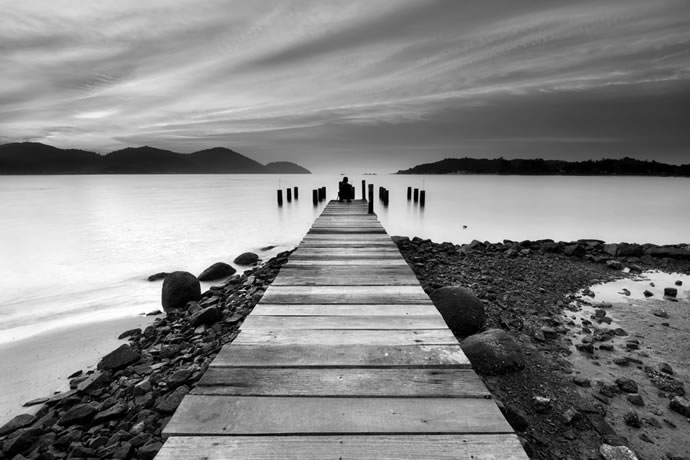
#> input picture data/deckPB.jpg, 690 x 460 px, found by its file name
$ python exercicio2.py
#> lines starting #> are read from the running program, lines starting #| are printed output that depends on the picture
import cv2
import numpy as np
import matplotlib.pyplot as plt

# Carregando as imagens em tons de cinza
imageUniforme = cv2.imread("data/deckPB.jpg", cv2.IMREAD_GRAYSCALE)
#> imageUniforme is the input picture: shape (460, 690); min 0, max 255, mean 132.7
imageBaixoContraste = cv2.imread("data/paisagemPinguins.jpg", cv2.IMREAD_GRAYSCALE)
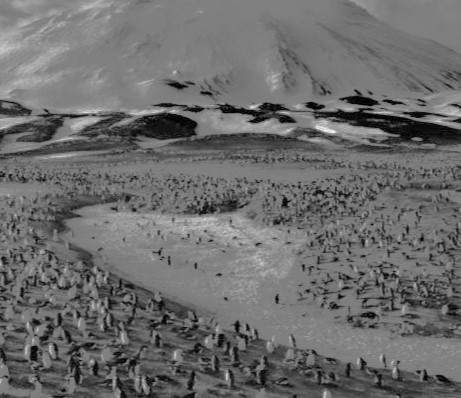
#> input picture data/paisagemPinguins.jpg, 461 x 398 px, found by its file name
#> imageBaixoContraste is the input picture: shape (398, 461); min 0, max 249, mean 108.2

# Equalização do histograma
eqImageUniforme = cv2.equalizeHist(imageUniforme)
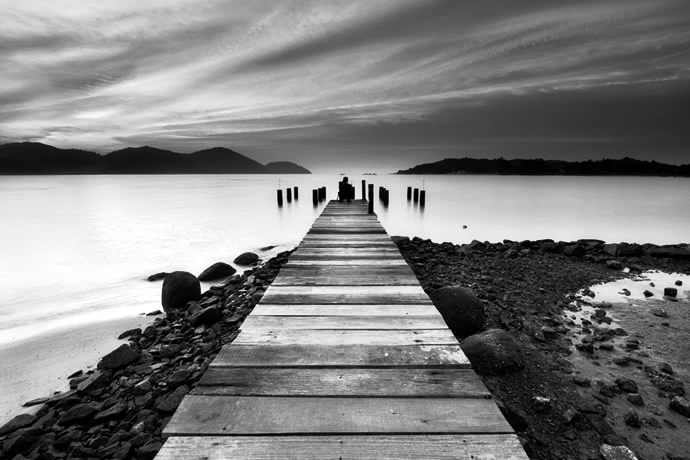
#> eqImageUniforme: shape (460, 690); min 0, max 255, mean 127.3
eqImageBaixoContraste = cv2.equalizeHist(imageBaixoContraste)
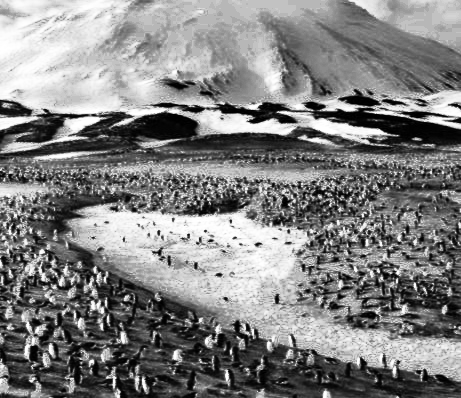
#> eqImageBaixoContraste: shape (398, 461); min 0, max 255, mean 129.3

# Cálculo dos histogramas
histUniforme = cv2.calcHist([imageUniforme], [0], None, [256], [0, 256])
#> histUniforme = 256 values, max 2354 at index 183, min 73 at index 255, mean 1239.8
histBaixoContraste = cv2.calcHist([imageBaixoContraste], [0], None, [256], [0, 256])
#> histBaixoContraste = 256 values, max 9415 at index 127, min 0 at index 207, mean 716.7
histUniformeEq = cv2.calcHist([eqImageUniforme], [0], None, [256], [0, 256])
#> histUniformeEq = 256 values, max 2354 at index 191, min 0 at index 86, mean 1239.8
histBaixoContrasteEq = cv2.calcHist([eqImageBaixoContraste], [0], None, [256], [0, 256])
#> histBaixoContrasteEq = 256 values, max 9415 at index 183, min 0 at index 35, mean 716.7

# Função para mostrar imagens lado a lado
def mostrar_imagens(titulo, original, equalizada):
#> called with titulo = 'Imagem de Baixo Contraste'
    plt.figure(figsize=(10, 4))
    plt.subplot(1, 2, 1)
    plt.title(f'{titulo} - Original')
    plt.imshow(original, cmap='gray')
    plt.axis('off')

    plt.subplot(1, 2, 2)
    plt.title(f'{titulo} - Equalizada')
    plt.imshow(equalizada, cmap='gray')
    plt.axis('off')

    plt.tight_layout()
    plt.show()
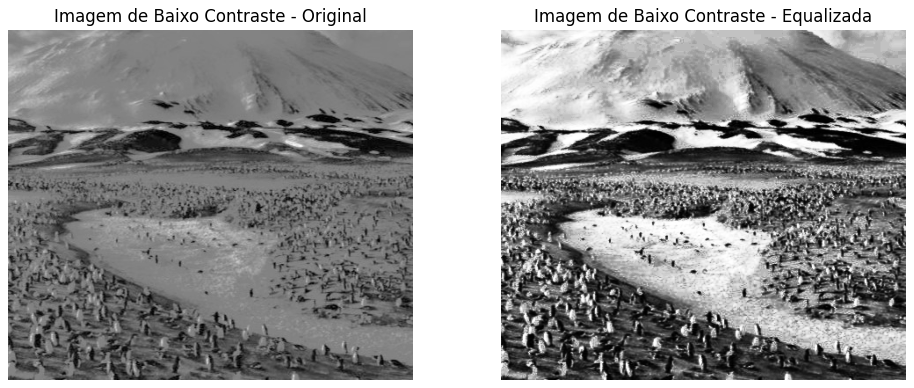
#> figure drawn by matplotlib, 2 panels

# Função para mostrar histograma
def mostrar_histograma(titulo, hist_original, hist_eq):
#> called with titulo = 'Imagem de Baixo Contraste', hist_original = array of shape (256, 1), hist_eq = array of shape (256, 1)
    plt.figure(figsize=(12, 4))
    plt.subplot(1, 2, 1)
    plt.title(f'{titulo} - Histograma Original')
    plt.plot(hist_original, color='black')
    plt.xlim([0, 256])

    plt.subplot(1, 2, 2)
    plt.title(f'{titulo} - Histograma Equalizado')
    plt.plot(hist_eq, color='black')
    plt.xlim([0, 256])

    plt.tight_layout()
    plt.show()
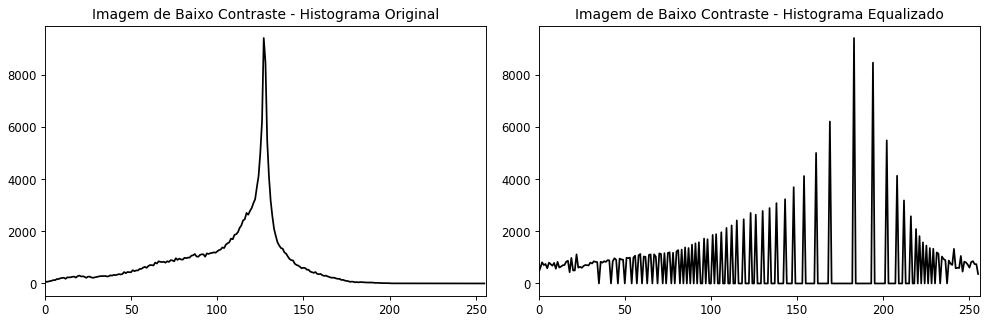
#> figure drawn by matplotlib, 2 panels; panel 1: curve peaks at x = 127, y = 9415; panel 2: curve peaks at x = 183, y = 9415

# Mostrar resultados
mostrar_imagens("Imagem de Baixo Contraste", imageBaixoContraste, eqImageBaixoContraste)
mostrar_histograma("Imagem de Baixo Contraste", histBaixoContraste, histBaixoContrasteEq)

mostrar_imagens("Imagem com Iluminação Não Uniforme", imageUniforme, eqImageUniforme)
mostrar_histograma("Imagem com Iluminação Não Uniforme", histUniforme, histUniformeEq)
#> call 2 of mostrar_histograma, with titulo = 'Imagem com Iluminação Não Uniforme', hist_original = array of shape (256, 1), hist_eq = array of shape (256, 1)
#> in mostrar_histograma (call 2), `plt.show()`:
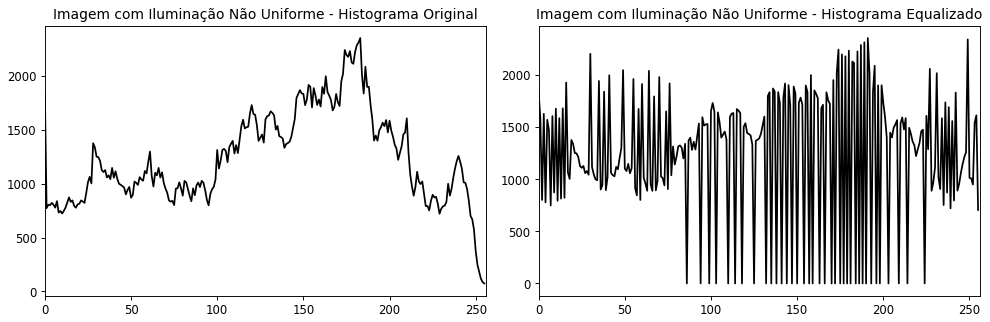
#> figure drawn by matplotlib, 2 panels; panel 1: curve peaks at x = 183, y = 2354; panel 2: curve peaks at x = 191, y = 2354
